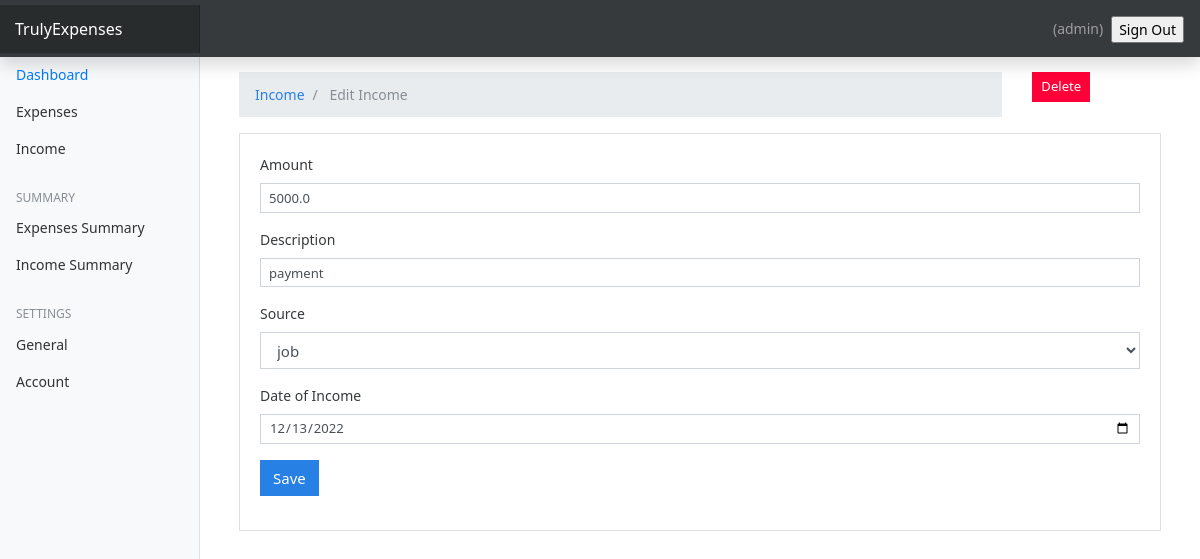
/income/edit-income/1 (signed in), run on the app's committed database.
### userincome/models.py (models this page shows, shortened)
class UserIncome(models.Model):
    amount = models.FloatField()  # DECIMAL
    date = models.DateField(default=now)
    description = models.TextField()
    owner = models.ForeignKey(to=User, on_delete=models.CASCADE)
    source = models.CharField(max_length=266)
    class Meta:
        ordering: ['-date']

### userincome/views.py (the view, shortened to what this page needs)
# urls.py: path('edit-income/<int:id>', views.income_edit, name="income-edit"),
@login_required(login_url='/authentication/login')
def income_edit(request, id):
    income = UserIncome.objects.get(pk=id)
    sources = Source.objects.all()
    context = {
        'income': income,
        'values': income,
        'sources': sources
    }
    if request.method == 'GET':
        return render(request, 'income/edit_income.html', context)

### templates/income/edit_income.html (shortened to what this page needs)
{% extends 'base.html' %} {% block content %}
<div class="container mt-4">
  <div class="row">
    <div class="col-md-10">
      <nav aria-label="breadcrumb">
        <ol class="breadcrumb">
          <li class="breadcrumb-item">
            <a href="{% url 'income'%}">Income</a>
          </li>
          <li class="breadcrumb-item active" aria-current="page">
            Edit Income
          </li>
        </ol>
      </nav>
    </div>
    <div class="col-md-2">
      <a
        href="{% url 'income-delete' income.id %}"
        class="btn btn-danger btn-sm"
        >Delete</a
      >
    </div>
  </div>
  <div class="card">
    <div class="card-body">
      <form action="{% url 'income-edit' income.id %}" method="post">
        <div class="form-group">
          <label for="">Amount</label>
          <input
            type="text"
            class="form-control form-control-sm"
            name="amount"
            value="{{values.amount}}"
          />
        </div>
        <div class="form-group">
          <label for="">Description</label>
          <input
            type="text"
            class="form-control form-control-sm"
            name="description"
            value="{{values.description}}"
          />
        </div>
        <div class="form-group">
          <label for="">Source</label>
          <select class="form-control" name="source">
            <option selected name="source" value="{{values.source}}"
              >{{values.source}}</option
            >
          </select>
        </div>
        <div class="form-group">
          <label for="">Date of Income</label>
          <input
            type="date"
            value="{{values.date | date:'Y-m-d' }}"
            class="form-control form-control-sm"
            name="income_date"
          />
        </div>
        <input
          type="submit"
          value="Save"
          class="btn btn-primary btn-primary-sm"
        />
      </form>
    </div>
  </div>
</div>
{% endblock %}

### templates/base.html (shortened to what this page needs)
{% load static %}
<html lang="en">
  <head>
    <link href="{% static 'css/bootstrap.min.css'%}" rel="stylesheet" />
    <link href="{% static 'css/main.css'%}" rel="stylesheet" />
    <link href="{% static 'css/dashboard.css' %}" rel="stylesheet" />
  </head>
  <body>
    <nav class="navbar navbar-dark fixed-top bg-dark flex-md-nowrap p-0 shadow">
      <a class="navbar-brand col-sm-3 col-md-2 mr-0" href="#">TrulyExpenses</a>
      <ul
        class="navbar-nav px-3"
        style="display: flex; flex-direction: row; align-items: center;"
      >
        <li class="nav-item text-nowrap">
          <span class="nav-link" href="">
            ({{request.user.username}})
          </span>
        </li>
        <li class="nav-item text-nowrap mt-3 ml-2">
          <form action="{% url  'logout' %}" method="POST">
            <input
              class="text text-capitalize"
              type="submit"
              value="Sign out"
            />
          </form>
        </li>
      </ul>
    </nav>
    <div class="container-fluid">
      <div class="row">
        {% include 'partials/_sidebar.html' %}
        <main role="main" class="col-md-9 ml-sm-auto col-lg-10 px-4">
          {% block content %} {% endblock %}
        </main>
      </div>
    </div>
  </body>
</html>

### expenseswebsite/static/css/dashboard.css (style rules this page uses)
body { font-size: 0.875rem; }
[role="main"] { padding-top: 133px; }
@media (min-width: 768px) { [role="main"] { padding-top: 48px; } }
.navbar-brand { padding-top: 0.75rem; padding-bottom: 0.75rem; font-size: 1rem; background-color: rgba(0, 0, 0, 0.25); box-shadow: inset -1px 0 0 rgba(0, 0, 0, 0.25); }

### data on the page
UserIncome: amount "5000.0", description "payment", source "job", income_date "12/13/2022"

### other printed values
{{ request.user.username }} "admin"
